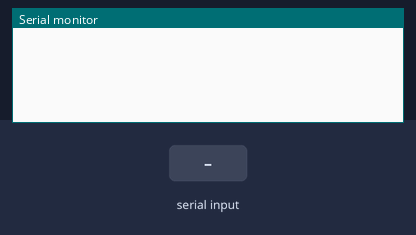
This sketch was run on a simulated ESP32-S2. Shown: the last lines printed to the serial monitor. The test bench sets the inputs (shaded band).

Above: at 1.2 s.
1.3 s: "1" received over Serial
At 2.4 s:
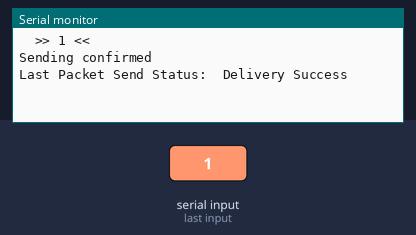
2.8 s: "0" received over Serial
At 3.5 s:
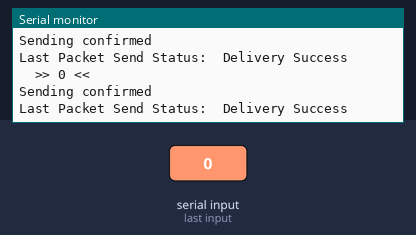
4.3 s: "2" received over Serial
At 5.8 s:
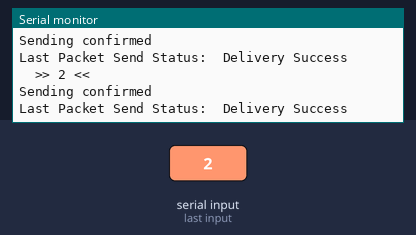

The sketch:

esp-now-command-xmit.ino
```cpp
/*
  esp-now-control-xmit.ino

  modified by Dan Peirce B.Sc.  2023
  Controls RGB LED on ESP32-S2-DevKitC-1 using ESP-Now and terminal

  modified from
  ESP-NOW Demo - Transmit
  esp-now-demo-xmit.ino
  Sends data to Responder

  DroneBot Workshop 2022
  https://dronebotworkshop.com
*/

// Include Libraries
#include <esp_now.h>
#include <WiFi.h>

// Variables for test data
bool bool_value = true;

// on breadboard MAC Address: 84:F7:03:F7:82:8E
//in box MAC Address: 70:04:1D:FB:33:F6
// MAC Address of responder - edit as required
uint8_t broadcastAddress[] = {0x70, 0x04, 0x1D, 0xFB, 0x33, 0xF6};

// Define a data structure
typedef struct struct_message {
  char a[11];
  bool d;
} struct_message;

// Create a structured object
struct_message myData;

// Peer info
esp_now_peer_info_t peerInfo;

// Callback function called when data is sent
void OnDataSent(const uint8_t *mac_addr, esp_now_send_status_t status) {
  Serial.print("\r\nLast Packet Send Status:\t");
  Serial.println(status == ESP_NOW_SEND_SUCCESS ? "Delivery Success" : "Delivery Fail");
}

void setup() {

  // Set up Serial Monitor
  Serial.begin(115200);

  // Set ESP32 as a Wi-Fi Station
  WiFi.mode(WIFI_STA);

  // Initilize ESP-NOW
  if (esp_now_init() != ESP_OK) {
    Serial.println("Error initializing ESP-NOW");
    return;
  }

  // Register the send callback
  esp_now_register_send_cb(OnDataSent);

  // Register peer
  memcpy(peerInfo.peer_addr, broadcastAddress, 6);
  peerInfo.channel = 0;
  peerInfo.encrypt = false;

  // Add peer
  if (esp_now_add_peer(&peerInfo) != ESP_OK){
    Serial.println("Failed to add peer");
    return;
  }
}

void loop() {

  if (Serial.available()) {

    // Invert the boolean value
    bool_value = !bool_value;

    // Format structured data
    strcpy(myData.a, "  PHYS1600");
    myData.d = bool_value;

    myData.a[0] = Serial.read();
    Serial.print("\n\t>> ");
    Serial.write(myData.a[0]);
    Serial.println(" <<\n");
    // Send message via ESP-NOW
    esp_err_t result = esp_now_send(broadcastAddress, (uint8_t *) &myData, sizeof(myData));

    if (result == ESP_OK) {
      Serial.println("Sending confirmed");
    }
    else {
      Serial.println("Sending error");
    }

  }
}
```

Measured:
- after the input at 1.3 s, the serial monitor: prints a new line at once (image 1)
- after the input at 2.8 s, the serial monitor: prints a new line at once (image 2)
- after the input at 4.3 s, the serial monitor: prints a new line at once (image 3)
